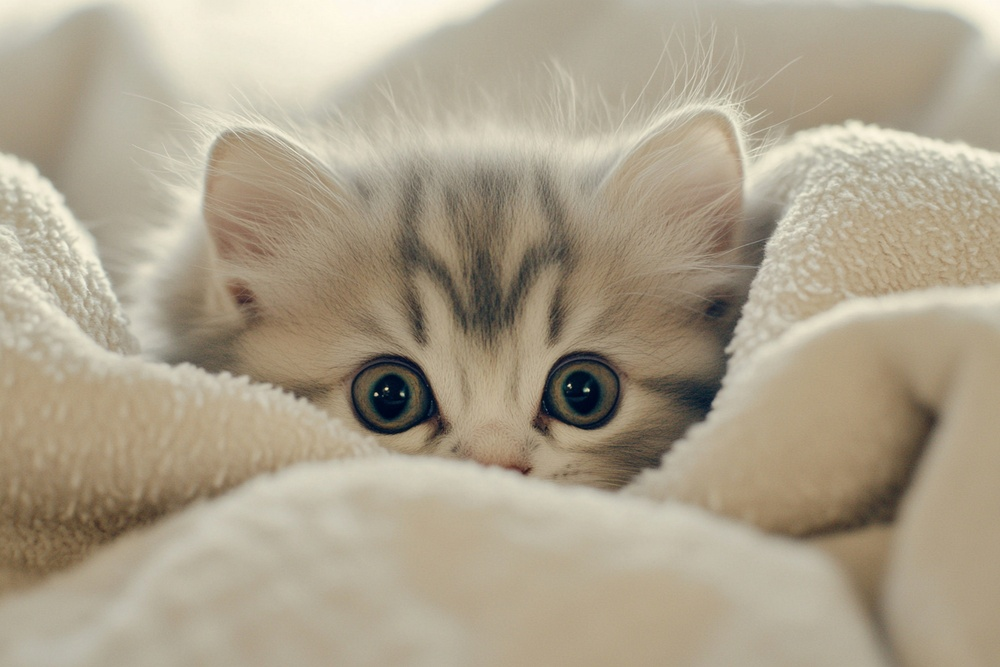
#> input picture Assets/cute.jpg, 1000 x 667 px, shrunk from 1500 x 1000 before the run, found by its file name
$ python drawing.py
#> lines starting #> are read from the running program, lines starting #| are printed output that depends on the picture
import cv2 as cv
import numpy as np

# Load an image
img = cv.imread("Assets/cute.jpg")
#> img is the input picture: shape (667, 1000, 3); mean B, G, R 139.5, 160.9, 171.8

# Get the shape and pixel intensity range
print(f"Shape: {img.shape}")
#| Shape: (667, 1000, 3)
print(f"Max pixel value: {img.max()}")
#| Max pixel value: 255
print(f"Min pixel value: {img.min()}")
#| Min pixel value: 0

# Draw a rectangle
# Arguments: image, top-left corner, bottom-right corner, color (B, G, R), thickness
img2 = cv.rectangle(
    img, (50,50), (100, 100), (0, 0, 255)
)

# Save the modified image
cv.imwrite('Assets/modified.jpg', img2)

#Channel Manipulation Examples

# Set blue channel to 0
# img[:, :, 0] = 0

# Set green channel to 0
# img[:, :, 1] = 0

# Save red-focused image
# cv.imwrite('red_tint.jpg', img)

#Color Space Conversion

# Change color space to grayscale
gray = cv.cvtColor(img, cv.COLOR_BGR2GRAY)
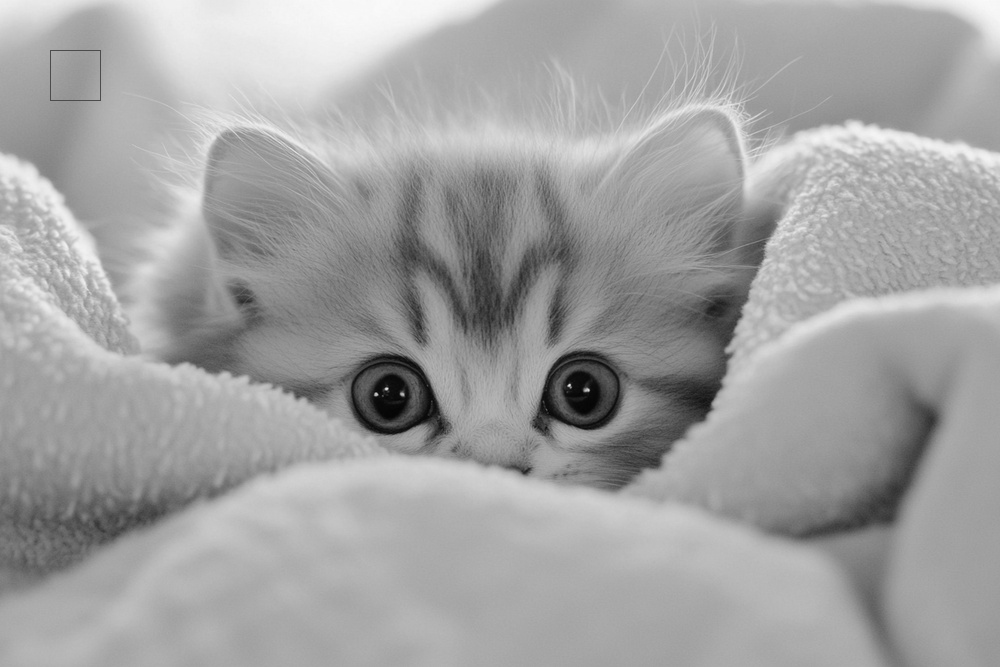
#> gray: shape (667, 1000); min 4, max 250, mean 161.7

# Get the shape of the grayscale image (it will only have 2 dimensions)
print(f'Gray Shape: {gray.shape}')
#| Gray Shape: (667, 1000)

# Save grayscale image
cv.imwrite('Assets/gray.jpg', gray)

#Image Inversion

# Invert the colors (Negative)
# Subtracting from 255 flips the intensity
inv = 255 - img
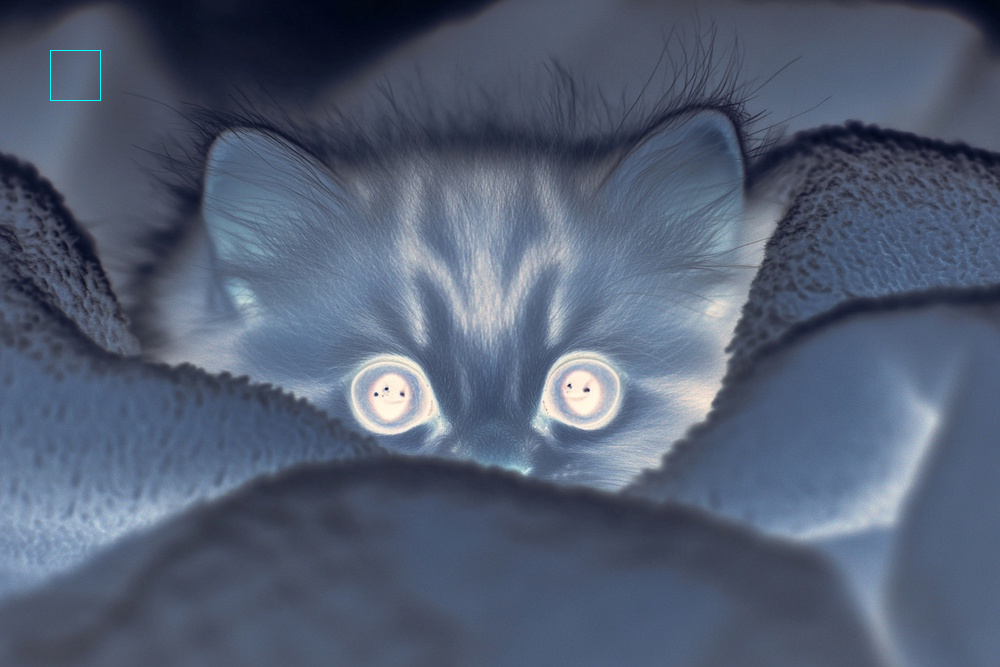
#> inv: shape (667, 1000, 3); mean B, G, R 115.5, 94.1, 83.1

# Save inverted image
cv.imwrite('Assets/inverted.jpg', inv)

#Pixel-wise Manipulation (Removing/Replacing White)

# Get dimensions
height, width, _ = img.shape
#> height = 667; width = 1000

# Loop through every pixel
# Note: Using nested loops in Python is slow for large images;
# NumPy masks are usually preferred for performance.
for h in range(height):
    for w in range(width):
        pixel = img[h][w]
        # Check if the pixel is close to white (High values in Blue, Green, and Red)
        if pixel[0] > 200 and pixel[1] > 200 and pixel[2] > 200:
            # Change white pixels to Cyan/Yellow (depending on BGR interpretation)
            img[h][w] = (0, 255, 255)
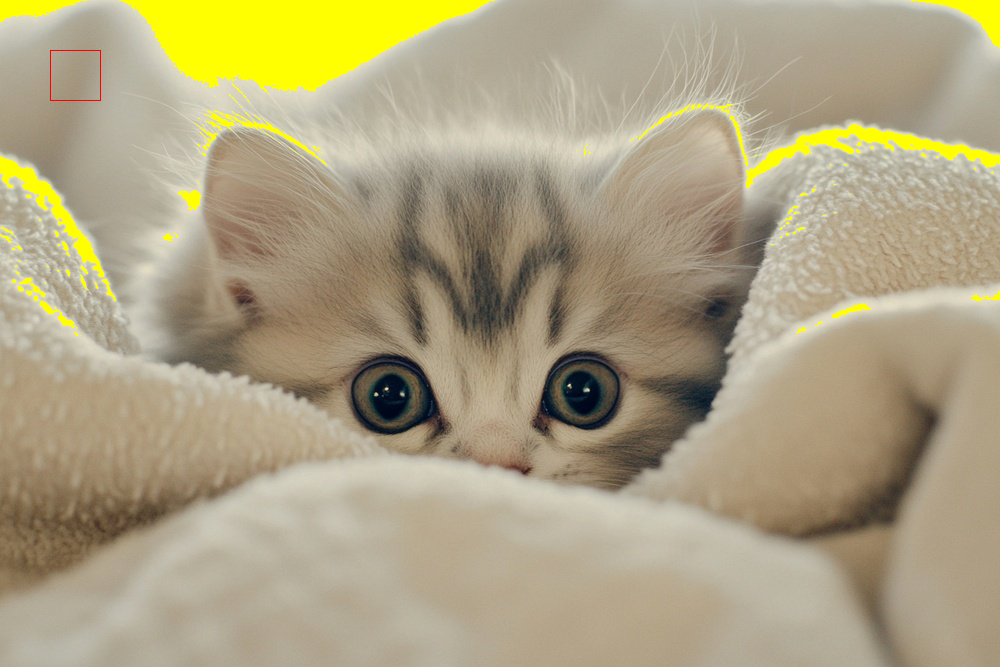
#> img: shape (667, 1000, 3); mean B, G, R 129.4, 161.8, 172.6

# Save result
cv.imwrite('Assets/processed_color.jpg', img)

$ run again, with Assets/xray-inverted.jpg copied over Assets/cute.jpg
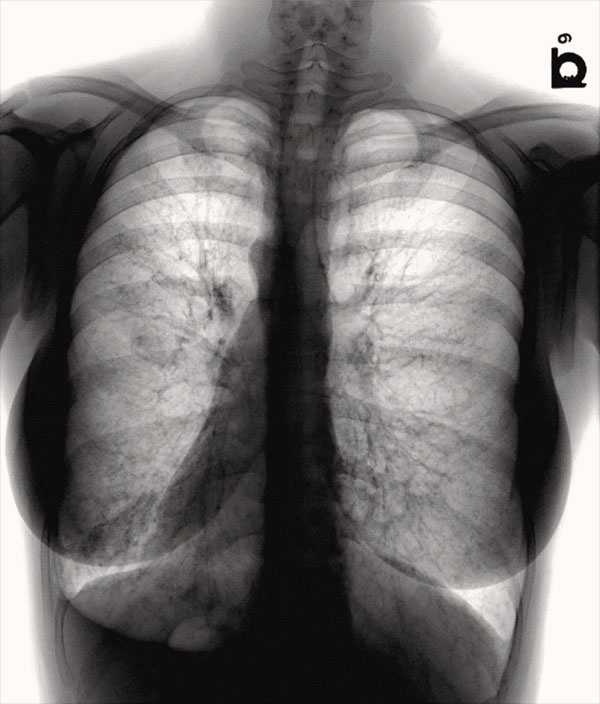
#> input picture Assets/xray-inverted.jpg, 600 x 704 px, found by its file name
#> img is the input picture: shape (704, 600, 3); mean B, G, R 112.8, 114.1, 116.7
#| Shape: (704, 600, 3)
#| Max pixel value: 255
#| Min pixel value: 0
#| Gray Shape: (704, 600)
#> `inv = 255 - img`:
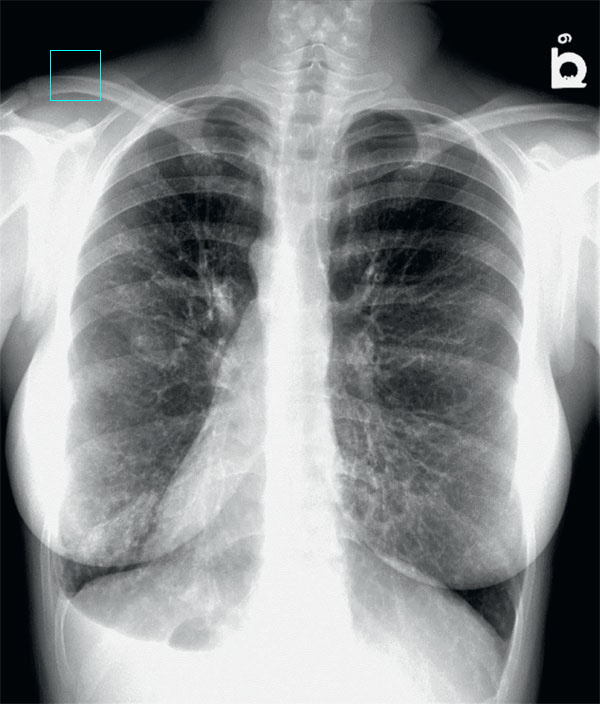
#> inv: shape (704, 600, 3); mean B, G, R 142.3, 141, 138.3
#> after the loop `for h in range(height):`:
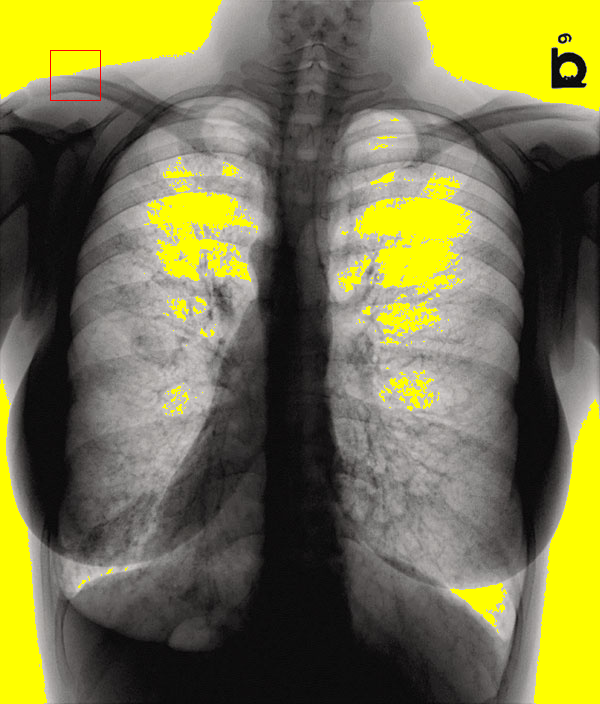
#> img: shape (704, 600, 3); mean B, G, R 75.2, 116.6, 118.7
